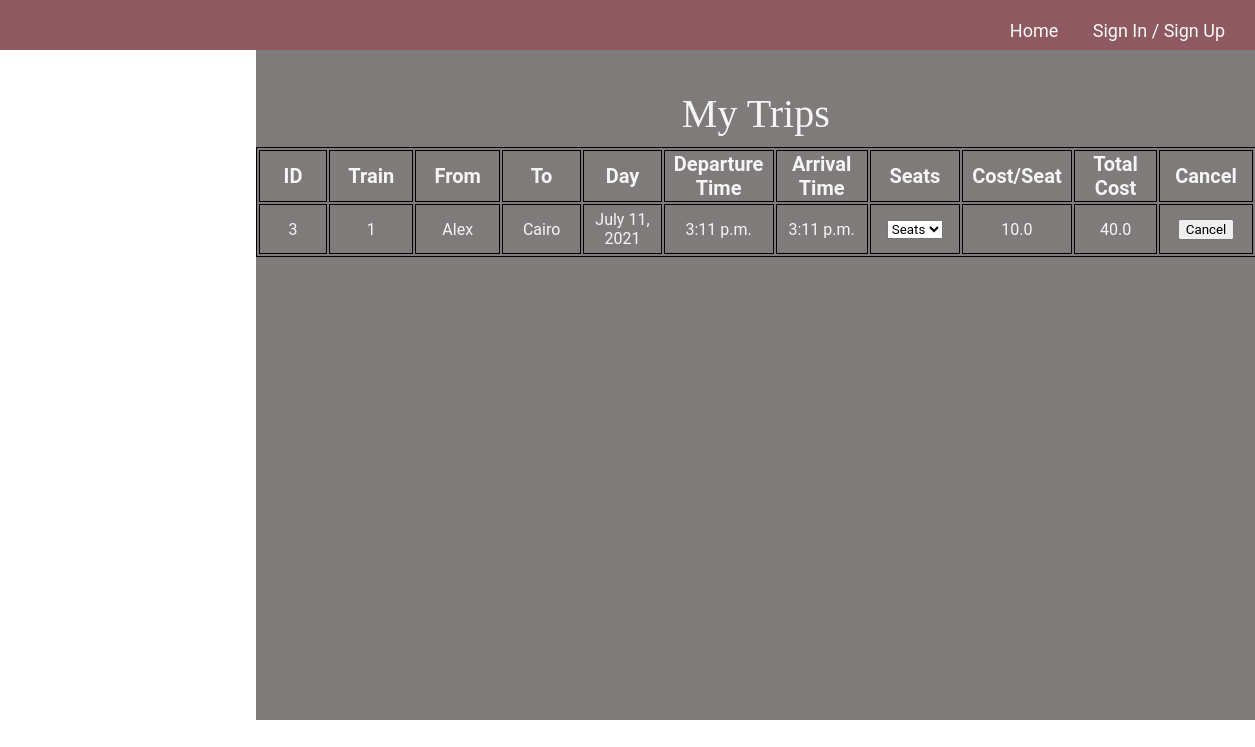
The app's page /My-Trips/17/ with its own data.
### blog/models.py (models this page shows, shortened)
class Book(models.Model):
    trip = models.ForeignKey(
        Trip, on_delete=models.CASCADE, related_name="BookTrips", null=False)
    user = models.ForeignKey(
        User, on_delete=models.CASCADE, related_name="BookUser", null=False)
    seats = IntegerField(default=0)
    seatTrain = models.ManyToManyField(Seat, null = True)

class Trip(models.Model):
    train = models.ForeignKey(
        Train, on_delete=models.CASCADE, related_name="TripTrain")
    source = models.ForeignKey(
        Station, on_delete=models.CASCADE, related_name="TripSource", null=False)
    destination = models.ForeignKey(
        Station, on_delete=models.CASCADE, related_name="TripDest", null=False)
    day = models.DateField(null=False)
    start_Time = models.TimeField(null=False)
    end_Time = models.TimeField(null=False)
    price = models.FloatField(null=False, default=0)
    Remaining_seats = models.IntegerField(default=0, editable=False)
    seats = models.IntegerField(default=0, editable=False)

class Train(models.Model):
    Number_of_seats = models.IntegerField(default=0)
    source = models.ForeignKey(
        Station, on_delete=models.CASCADE, related_name="TrainSource", null=False)
    destination = models.ForeignKey(
        Station, on_delete=models.CASCADE, related_name="TrainDest", null=False)

class Station(models.Model):
    id = models.IntegerField(default=-1, primary_key=True)
    stationName = models.CharField(max_length=15)

### blog/views.py (the view)
# urls.py: path('My-Trips/<id>/', views.myTrips, name='myTrips'),
def myTrips(request, id):
    book = Book.objects.filter(user = id)
    return render(request, "sitePages/myTrips.html", {'books': book})

### blog/tags/tags.py (called while the page is built)
@register.simple_tag
def bookSeat(book):
    seats = book.seatTrain.all()
    return seats

@register.simple_tag
def bookPrice(book):
    count = book.seatTrain.count()
    price = count * book.trip.price
    return price

### templates/sitePages/myTrips.html (shortened to what this page needs)
{% extends "base.html" %}
{% load static %}
{% load tags %}
{% block head %}
<link rel="stylesheet" href="{% static 'css/myTrips.css' %}">
{% endblock%}
{% block content %}
<div class="trips" style="overflow: auto;">
    <p>My Trips</p>
    <table id="tripsTable">
        <tr>
            <th>ID</th>
            <th>Train</th>
            <th>From</th>
            <th>To</th>
            <th>Day</th>
            <th>Departure Time</th>
            <th>Arrival Time</th>
            <th>Seats</th>
            <th>Cost/Seat</th>
            <th>Total Cost</th>
            <th>Cancel</th>
        </tr>
        {% for book in books %}
        <tr id = "{{book.id}}">
            <td>{{book.trip.id}}</td>
            <td>{{book.trip.train.id}}</td>
            <td>{{book.trip.source.stationName}}</td>
            <td>{{book.trip.destination.stationName}}</td>
            <td>{{book.trip.day}}</td>
            <td>{{book.trip.start_Time}}</td>
            <td>{{book.trip.end_Time}}</td>
            <td>
                <select>
                    <option selected hidden>Seats</option>
                    {% bookSeat book as seats %}
                </select>
            </td>
            <td>{{book.trip.price}}</td>
            {% bookPrice book as pr %}
            <td>{{pr}}</td>
            <td><button class="cancel" data-id='{{book.id}}' data-user="{{user.id}}">Cancel</button></td>
        </tr>
        {% empty %}
        <tr id="notrip">
            <td colspan="10">No Books</td>
        </tr>
        {% endfor %}
    </table>
</div>
{% endblock content %}

### static/css/basePage.css (style rules this page uses)
* { box-sizing: border-box; }

### static/css/myTrips.css (style rules this page uses)
* { box-sizing: border-box; font-family: 'Roboto', sans-serif; }
.trips p { font-family: 'Times New Roman', Times, serif; font-size: 40px; color: whitesmoke; text-align: center; padding-top: 0.5px; }
.trips { margin-top: 4%; margin-left: 20%; background: rgba(51, 46, 45, 0.63); width: 1000px; height: 670px; overflow: scroll; }
table, th, td { margin-top: -3%; border: 1px solid black; table-layout: fixed; text-align: center; }
th { width: 133.3px; height: 40px; font-size: 20px; color: whitesmoke; font-weight: bold; }
td { width: 114.28px; height: 50px; font-size: 16px; color: whitesmoke; }

### records on screen
Book: trip.id "3", trip.train.id "1", trip.source.stationName "Alex", trip.destination.stationName "Cairo", trip.day "July 11, 2021", trip.start_Time "3:11 p.m.", trip.end_Time "3:11 p.m.", trip.price "10.0", pr "40.0"
